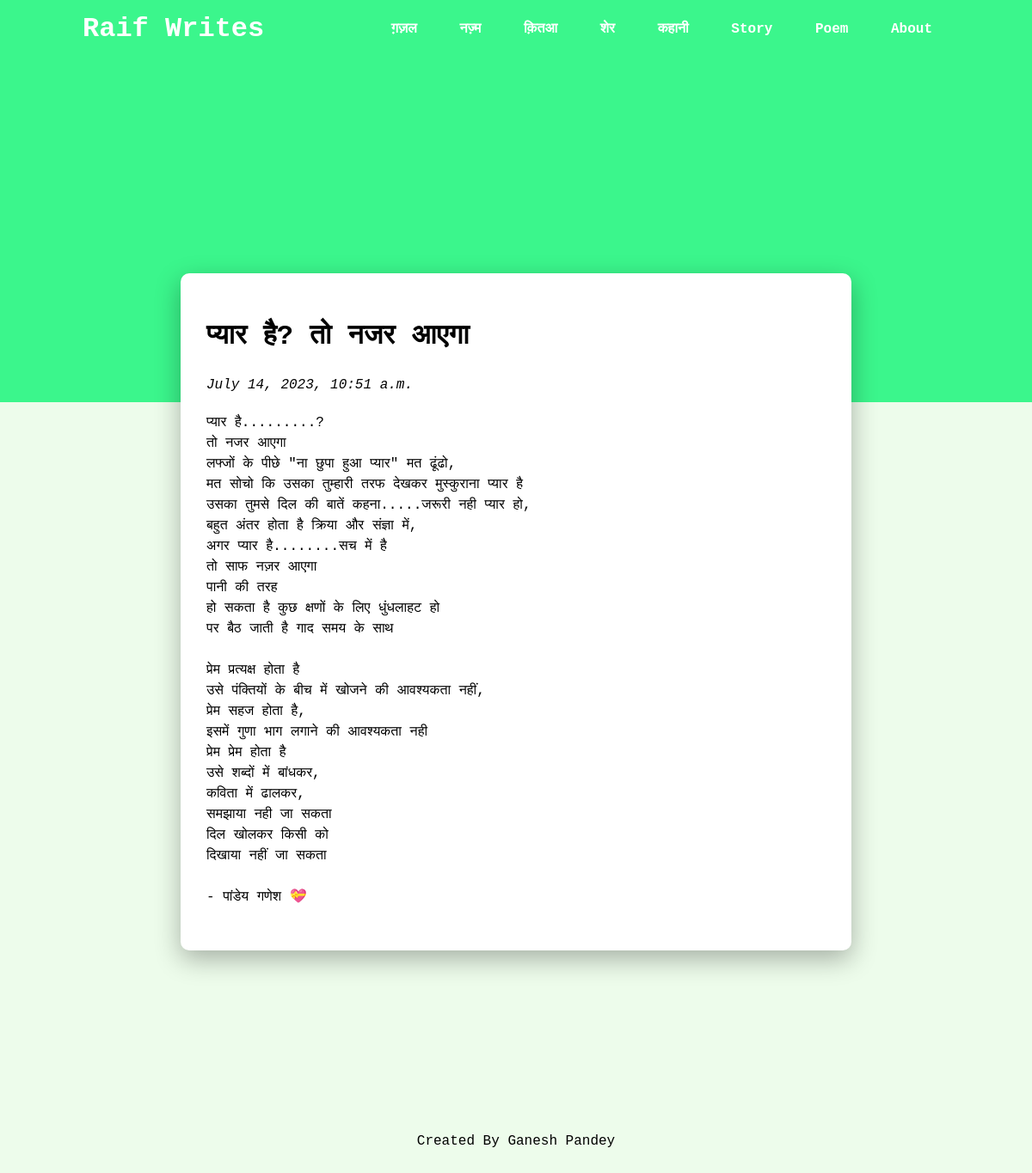
The app's page /nazm/2 with its own data.
### nazm/models.py (models this page shows)
class Nazm(models.Model):
    date_written = models.DateTimeField(auto_now_add=False)
    title = models.CharField(max_length=255)
    content = models.TextField()

### nazm/views.py (the view)
# urls.py: path("<int:post_id>", views.view_nazm, name='nazm')
def view_nazm(request, post_id):
    nazm = Nazm.objects.get(id=post_id)
    context = {
        'post':nazm
    }
    return render(request, 'post.html', context)

### templates/post.html (shortened to what this page needs)
{% extends "layout.html" %}
{% block body %}
<div class="kahani">
    <div class="title"><h1>{{ post.title }}</h1></div>
    <div class="date-written"><i>{{ post.date_written }}</i></div>
   <p>{{ post.content | linebreaksbr}}</p>
</div>
{% endblock %}

### static/styles.css (style rules this page uses)
.container .kahani .date-written { margin: 20px 0; }
body { background-color: #edfceb; font-family: 'Courier New', monospace; line-height: 1.5; }
* { margin: 0; }

### records on screen
Nazm: title "प्यार है? तो नजर आएगा", date_written "July 14, 2023, 10:51 a.m.", content "प्यार है.........? तो नजर आएगा लफ्जों के पीछे \"ना छुपा हुआ प्यार\" मत ढूंढो, मत सोचो कि उसका तुम्हारी तरफ देखकर मुस्कुराना प्यार है उसका तुमसे दिल की बातें कहना.....जरूरी नही प्यार हो, बहुत अंतर होता है क्रिया और संज्ञा में, अगर प्यार है........सच में है तो साफ नज़र आएगा पानी की तरह हो सकता है कुछ क्षणों के लिए धुंधलाहट हो पर बैठ जाती है गाद समय के साथ प्रेम प्रत्यक्ष होता है उसे पंक्तियों के बीच में खोजने की आवश्यकता नहीं, प्रेम सहज होता है, इसमें गुणा भाग लगाने की आवश्यकता नही प्रेम प्रेम होता है उसे शब्दों में बांधकर, कविता में ढालकर, समझाया नही जा सकता दिल खोलकर किसी को दिखाया नहीं जा सकता - पांडेय गणेश 💝"
